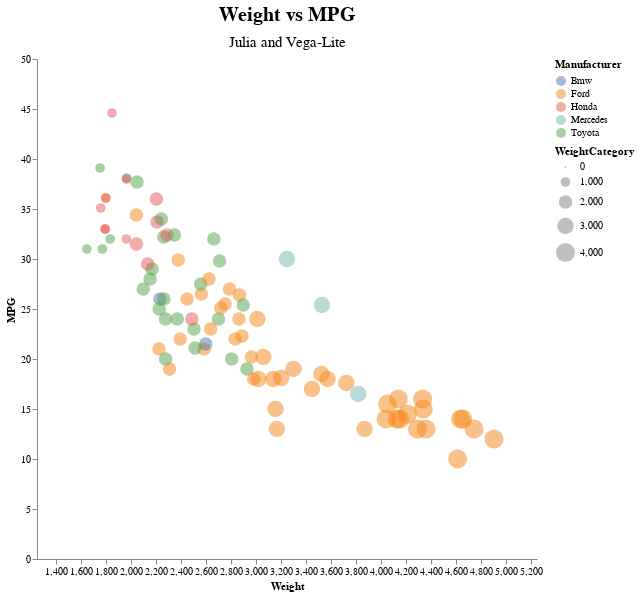

Notebook source saved alongside this figure:
### Code cell
data |> @vlplot(
    config={view={stroke=nothing}},
    title={
        text="Weight vs MPG", 
        fontSize=20, 
        subtitle="Julia and Vega-Lite", 
        subtitleFontSize=15,
        subtitlePadding=10
    },
    mark={
        :circle,
        opacity=0.5
    },
    selection={
        view={type=:interval, bind=:scales} # zoom in and out
    },
    x={:Weight, axis={grid=false}, scale={domain=(1250, 5250)}}, 
    y={:MPG, axis={grid=false}, scale={domain=(0, 50)}},
    color=:Manufacturer, 
    size=:WeightCategory,
    width=500,
    height=500
)

### Figure 1 — Vega-Lite specification as saved in the notebook (floating-point values rounded to 4 significant figures)
{"config": {"view": {"stroke": null}}, "data": {"values": [{"Acceleration": 10.5, "Car": "Torino", "Column1": 5, "Cylinders": 8, "Displacement": 302, "Horsepower": 140, "MPG": 17, "Manufacturer": "Ford", "ModelYear": 1970, "ModelYearAbbr": 70, "Origin": "American", "Weight": 3449, "WeightCategory": 3000}, {"Acceleration": 10, "Car": "Galaxie 500", "Column1": 6, "Cylinders": 8, "Displacement": 429, "Horsepower": 198, "MPG": 15, "Manufacturer": "Ford", "ModelYear": 1970, "ModelYearAbbr": 70, "Origin": "American", "Weight": 4341, "WeightCategory": 4000}, {"Acceleration": 15, "Car": "Corona Mark Ii", "Column1": 21, "Cylinders": 4, "Displacement": 113, "Horsepower": 95, "MPG": 24, "Manufacturer": "Toyota", "ModelYear": 1970, "ModelYearAbbr": 70, "Origin": "Japanese", "Weight": 2372, "WeightCategory": 2000}, {"Acceleration": 16, "Car": "Maverick", "Column1": 24, "Cylinders": 6, "Displacement": 200, "Horsepower": 85, "MPG": 21, "Manufacturer": "Ford", "ModelYear": 1970, "ModelYearAbbr": 70, "Origin": "American", "Weight": 2587, "WeightCategory": 2000}, {"Acceleration": 12.5, "Car": "2002", "Column1": 30, "Cylinders": 4, "Displacement": 121, "Horsepower": 113, "MPG": 26, "Manufacturer": "Bmw", "ModelYear": 1970, "ModelYearAbbr": 70, "Origin": "European", "Weight": 2234, "WeightCategory": 2000}, {"Acceleration": 14, "Car": "F250", "Column1": 32, "Cylinders": 8, "Displacement": 360, "Horsepower": 215, "MPG": 10, "Manufacturer": "Ford", "ModelYear": 1970, "ModelYearAbbr": 70, "Origin": "American", "Weight": 4615, "WeightCategory": 4000}, {"Acceleration": 14, "Car": "Corona", "Column1": 38, "Cylinders": 4, "Displacement": 113, "Horsepower": 95, "MPG": 25, "Manufacturer": "Toyota", "ModelYear": 1971, "ModelYearAbbr": 71, "Origin": "Japanese", "Weight": 2228, "WeightCategory": 2000}, {"Acceleration": 15.5, "Car": "Torino 500", "Column1": 44, "Cylinders": 6, "Displacement": 250, "Horsepower": 88, "MPG": 19, "Manufacturer": "Ford", "ModelYear": 1971, "ModelYearAbbr": 71, "Origin": "American", "Weight": 3302, "WeightCategory": 3000}, {"Acceleration": 13.5, "Car": "Galaxie 500", "Column1": 48, "Cylinders": 8, "Displacement": 351, "Horsepower": 153, "MPG": 14, "Manufacturer": "Ford", "ModelYear": 1971, "ModelYearAbbr": 71, "Origin": "American", "Weight": 4154, "WeightCategory": 4000}, {"Acceleration": 12, "Car": "Country Squire (Sw)", "Column1": 51, "Cylinders": 8, "Displacement": 400, "Horsepower": 170, "MPG": 13, "Manufacturer": "Ford", "ModelYear": 1971, "ModelYearAbbr": 71, "Origin": "American", "Weight": 4746, "WeightCategory": 4000}, {"Acceleration": 14.5, "Car": "Mustang", "Column1": 56, "Cylinders": 6, "Displacement": 250, "Horsepower": 88, "MPG": 18, "Manufacturer": "Ford", "ModelYear": 1971, "ModelYearAbbr": 71, "Origin": "American", "Weight": 3139, "WeightCategory": 3000}, {"Acceleration": 19, "Car": "Corolla 1200", "Column1": 61, "Cylinders": 4, "Displacement": 71, "Horsepower": 65, "MPG": 31, "Manufacturer": "Toyota", "ModelYear": 1971, "ModelYearAbbr": 71, "Origin": "Japanese", "Weight": 1773, "WeightCategory": 1000}, {"Acceleration": 15.5, "Car": "Corona Hardtop", "Column1": 65, "Cylinders": 4, "Displacement": 113, "Horsepower": 95, "MPG": 24, "Manufacturer": "Toyota", "ModelYear": 1972, "ModelYearAbbr": 72, "Origin": "Japanese", "Weight": 2278, "WeightCategory": 2000}, {"Acceleration": 16.5, "Car": "Pinto Runabout", "Column1": 69, "Cylinders": 4, "Displacement": 122, "Horsepower": 86, "MPG": 21, "Manufacturer": "Ford", "ModelYear": 1972, "ModelYearAbbr": 72, "Origin": "American", "Weight": 2226, "WeightCategory": 2000}, {"Acceleration": 13, "Car": "Galaxie 500", "Column1": 73, "Cylinders": 8, "Displacement": 351, "Horsepower": 153, "MPG": 14, "Manufacturer": "Ford", "ModelYear": 1972, "ModelYearAbbr": 72, "Origin": "American", "Weight": 4129, "WeightCategory": 4000}, {"Acceleration": 16, "Car": "Gran Torino (Sw)", "Column1": 82, "Cylinders": 8, "Displacement": 302, "Horsepower": 140, "MPG": 13, "Manufacturer": "Ford", "ModelYear": 1972, "ModelYearAbbr": 72, "Origin": "American", "Weight": 4294, "WeightCategory": 4000}, {"Acceleration": 16, "Car": "Pinto (Sw)", "Column1": 88, "Cylinders": 4, "Displacement": 122, "Horsepower": 86, "MPG": 22, "Manufacturer": "Ford", "ModelYear": 1972, "ModelYearAbbr": 72, "Origin": "American", "Weight": 2395, "WeightCategory": 2000}, {"Acceleration": 14.5, "Car": "Corona Mark Ii (Sw)", "Column1": 90, "Cylinders": 4, "Displacement": 120, "Horsepower": 97, "MPG": 23, "Manufacturer": "Toyota", "ModelYear": 1972, "ModelYearAbbr": 72, "Origin": "Japanese", "Weight": 2506, "WeightCategory": 2000}, {"Acceleration": 16.5, "Car": "Corolla 1600 (Sw)", "Column1": 92, "Cylinders": 4, "Displacement": 97, "Horsepower": 88, "MPG": 27, "Manufacturer": "Toyota", "ModelYear": 1972, "ModelYearAbbr": 72, "Origin": "Japanese", "Weight": 2100, "WeightCategory": 2000}, {"Acceleration": 14.5, "Car": "Gran Torino", "Column1": 96, "Cylinders": 8, "Displacement": 302, "Horsepower": 137, "MPG": 14, "Manufacturer": "Ford", "ModelYear": 1973, "ModelYearAbbr": 73, "Origin": "American", "Weight": 4042, "WeightCategory": 4000}, {"Acceleration": 13, "Car": "Ltd", "Column1": 100, "Cylinders": 8, "Displacement": 351, "Horsepower": 158, "MPG": 13, "Manufacturer": "Ford", "ModelYear": 1973, "ModelYearAbbr": 73, "Origin": "American", "Weight": 4363, "WeightCategory": 4000}, {"Acceleration": 16.5, "Car": "Maverick", "Column1": 108, "Cylinders": 6, "Displacement": 250, "Horsepower": 88, "MPG": 18, "Manufacturer": "Ford", "ModelYear": 1973, "ModelYearAbbr": 73, "Origin": "American", "Weight": 3021, "WeightCategory": 3000}, {"Acceleration": 12.5, "Car": "Country", "Column1": 112, "Cylinders": 8, "Displacement": 400, "Horsepower": 167, "MPG": 12, "Manufacturer": "Ford", "ModelYear": 1973, "ModelYearAbbr": 73, "Origin": "American", "Weight": 4906, "WeightCategory": 4000}, {"Acceleration": 19, "Car": "Carina", "Column1": 116, "Cylinders": 4, "Displacement": 97, "Horsepower": 88, "MPG": 20, "Manufacturer": "Toyota", "ModelYear": 1973, "ModelYearAbbr": 73, "Origin": "Japanese", "Weight": 2279, "WeightCategory": 2000}, {"Acceleration": 18.5, "Car": "Pinto", "Column1": 120, "Cylinders": 4, "Displacement": 122, "Horsepower": 85, "MPG": 19, "Manufacturer": "Ford", "ModelYear": 1973, "ModelYearAbbr": 73, "Origin": "American", "Weight": 2310, "WeightCategory": 2000}, {"Acceleration": 13.5, "Car": "Mark Ii", "Column1": 131, "Cylinders": 6, "Displacement": 156, "Horsepower": 122, "MPG": 20, "Manufacturer": "Toyota", "ModelYear": 1973, "ModelYearAbbr": 73, "Origin": "Japanese", "Weight": 2807, "WeightCategory": 2000}, {"Acceleration": 16.5, "Car": "Pinto", "Column1": 138, "Cylinders": 4, "Displacement": 122, "Horsepower": 80, "MPG": 26, "Manufacturer": "Ford", "ModelYear": 1974, "ModelYearAbbr": 74, "Origin": "American", "Weight": 2451, "WeightCategory": 2000}, {"Acceleration": 21, "Car": "Corolla 1200", "Column1": 139, "Cylinders": 4, "Displacement": 71, "Horsepower": 65, "MPG": 32, "Manufacturer": "Toyota", "ModelYear": 1974, "ModelYearAbbr": 74, "Origin": "Japanese", "Weight": 1836, "WeightCategory": 1000}, {"Acceleration": 14, "Car": "Gran Torino", "Column1": 144, "Cylinders": 8, "Displacement": 302, "Horsepower": 140, "MPG": 16, "Manufacturer": "Ford", "ModelYear": 1974, "ModelYearAbbr": 74, "Origin": "American", "Weight": 4141, "WeightCategory": 4000}, {"Acceleration": 16, "Car": "Gran Torino (Sw)", "Column1": 147, "Cylinders": 8, "Displacement": 302, "Horsepower": 140, "MPG": 14, "Manufacturer": "Ford", "ModelYear": 1974, "ModelYearAbbr": 74, "Origin": "American", "Weight": 4638, "WeightCategory": 4000}, {"Acceleration": 16.5, "Car": "Corona", "Column1": 152, "Cylinders": 4, "Displacement": 76, "Horsepower": 52, "MPG": 31, "Manufacturer": "Toyota", "ModelYear": 1974, "ModelYearAbbr": 74, "Origin": "Japanese", "Weight": 1649, "WeightCategory": 1000}, {"Acceleration": 15, "Car": "Civic", "Column1": 157, "Cylinders": 4, "Displacement": 120, "Horsepower": 97, "MPG": 24, "Manufacturer": "Honda", "ModelYear": 1974, "ModelYearAbbr": 74, "Origin": "Japanese", "Weight": 2489, "WeightCategory": 2000}, {"Acceleration": 19.5, "Car": "Maverick", "Column1": 163, "Cylinders": 6, "Displacement": 250, "Horsepower": 72, "MPG": 15, "Manufacturer": "Ford", "ModelYear": 1975, "ModelYearAbbr": 75, "Origin": "American", "Weight": 3158, "WeightCategory": 3000}, {"Acceleration": 13.5, "Car": "Ltd", "Column1": 167, "Cylinders": 8, "Displacement": 351, "Horsepower": 148, "MPG": 14, "Manufacturer": "Ford", "ModelYear": 1975, "ModelYearAbbr": 75, "Origin": "American", "Weight": 4657, "WeightCategory": 4000}, {"Acceleration": 12, "Car": "Mustang Ii", "Column1": 174, "Cylinders": 8, "Displacement": 302, "Horsepower": 129, "MPG": 13, "Manufacturer": "Ford", "ModelYear": 1975, "ModelYearAbbr": 75, "Origin": "American", "Weight": 3169, "WeightCategory": 3000}, {"Acceleration": 16, "Car": "Corolla", "Column1": 175, "Cylinders": 4, "Displacement": 97, "Horsepower": 75, "MPG": 29, "Manufacturer": "Toyota", "ModelYear": 1975, "ModelYearAbbr": 75, "Origin": "Japanese", "Weight": 2171, "WeightCategory": 2000}, {"Acceleration": 17, "Car": "Pinto", "Column1": 176, "Cylinders": 4, "Displacement": 140, "Horsepower": 83, "MPG": 23, "Manufacturer": "Ford", "ModelYear": 1975, "ModelYearAbbr": 75, "Origin": "American", "Weight": 2639, "WeightCategory": 2000}, {"Acceleration": 13.5, "Car": "Corona", "Column1": 179, "Cylinders": 4, "Displacement": 134, "Horsepower": 96, "MPG": 24, "Manufacturer": "Toyota", "ModelYear": 1975, "ModelYearAbbr": 75, "Origin": "Japanese", "Weight": 2702, "WeightCategory": 2000}, {"Acceleration": 14.5, "Car": "Pinto", "Column1": 182, "Cylinders": 6, "Displacement": 171, "Horsepower": 97, "MPG": 18, "Manufacturer": "Ford", "ModelYear": 1975, "ModelYearAbbr": 75, "Origin": "American", "Weight": 2984, "WeightCategory": 2000}, {"Acceleration": 17.5, "Car": "Civic Cvcc", "Column1": 189, "Cylinders": 4, "Displacement": 91, "Horsepower": 53, "MPG": 33, "Manufacturer": "Honda", "ModelYear": 1975, "ModelYearAbbr": 75, "Origin": "Japanese", "Weight": 1795, "WeightCategory": 1000}, {"Acceleration": 12.8, "Car": "Gran Torino", "Column1": 198, "Cylinders": 8, "Displacement": 351, "Horsepower": 152, "MPG": 14.5, "Manufacturer": "Ford", "ModelYear": 1976, "ModelYearAbbr": 76, "Origin": "American", "Weight": 4215, "WeightCategory": 4000}, {"Acceleration": 17.6, "Car": "Maverick", "Column1": 201, "Cylinders": 6, "Displacement": 200, "Horsepower": 81, "MPG": 24, "Manufacturer": "Ford", "ModelYear": 1976, "ModelYearAbbr": 76, "Origin": "American", "Weight": 3012, "WeightCategory": 3000}, {"Acceleration": 17.4, "Car": "Civic", "Column1": 206, "Cylinders": 4, "Displacement": 91, "Horsepower": 53, "MPG": 33, "Manufacturer": "Honda", "ModelYear": 1976, "ModelYearAbbr": 76, "Origin": "Japanese", "Weight": 1795, "WeightCategory": 1000}, {"Acceleration": 21, "Car": "Granada Ghia", "Column1": 208, "Cylinders": 6, "Displacement": 250, "Horsepower": 78, "MPG": 18, "Manufacturer": "Ford", "ModelYear": 1976, "ModelYearAbbr": 76, "Origin": "American", "Weight": 3574, "WeightCategory": 3000}, {"Acceleration": 16.4, "Car": "Corolla", "Column1": 213, "Cylinders": 4, "Displacement": 97, "Horsepower": 75, "MPG": 28, "Manufacturer": "Toyota", "ModelYear": 1976, "ModelYearAbbr": 76, "Origin": "Japanese", "Weight": 2155, "WeightCategory": 2000}, {"Acceleration": 13.6, "Car": "Pinto", "Column1": 214, "Cylinders": 4, "Displacement": 140, "Horsepower": 72, "MPG": 26.5, "Manufacturer": "Ford", "ModelYear": 1976, "ModelYearAbbr": 76, "Origin": "American", "Weight": 2565, "WeightCategory": 2000}, {"Acceleration": 15.5, "Car": "Mark Ii", "Column1": 218, "Cylinders": 6, "Displacement": 156, "Horsepower": 108, "MPG": 19, "Manufacturer": "Toyota", "ModelYear": 1976, "ModelYearAbbr": 76, "Origin": "Japanese", "Weight": 2930, "WeightCategory": 2000}, {"Acceleration": 16.7, "Car": "280S", "Column1": 219, "Cylinders": 6, "Displacement": 168, "Horsepower": 120, "MPG": 16.5, "Manufacturer": "Mercedes", "ModelYear": 1976, "ModelYearAbbr": 76, "Origin": "European", "Weight": 3820, "WeightCategory": 3000}, {"Acceleration": 15, "Car": "F108", "Column1": 222, "Cylinders": 8, "Displacement": 302, "Horsepower": 130, "MPG": 13, "Manufacturer": "Ford", "ModelYear": 1976, "ModelYearAbbr": 76, "Origin": "American", "Weight": 3870, "WeightCategory": 3000}, {"Acceleration": 18.5, "Car": "Accord Cvcc", "Column1": 224, "Cylinders": 4, "Displacement": 98, "Horsepower": 68, "MPG": 31.5, "Manufacturer": "Honda", "ModelYear": 1977, "ModelYearAbbr": 77, "Origin": "Japanese", "Weight": 2045, "WeightCategory": 2000}, {"Acceleration": 19, "Car": "Granada", "Column1": 236, "Cylinders": 6, "Displacement": 250, "Horsepower": 98, "MPG": 18.5, "Manufacturer": "Ford", "ModelYear": 1977, "ModelYearAbbr": 77, "Origin": "American", "Weight": 3525, "WeightCategory": 3000}, {"Acceleration": 14.5, "Car": "Thunderbird", "Column1": 240, "Cylinders": 8, "Displacement": 351, "Horsepower": 149, "MPG": 16, "Manufacturer": "Ford", "ModelYear": 1977, "ModelYearAbbr": 77, "Origin": "American", "Weight": 4335, "WeightCategory": 4000}, {"Acceleration": 18.2, "Car": "Corolla Liftback", "Column1": 243, "Cylinders": 4, "Displacement": 97, "Horsepower": 75, "MPG": 26, "Manufacturer": "Toyota", "ModelYear": 1977, "ModelYearAbbr": 77, "Origin": "Japanese", "Weight": 2265, "WeightCategory": 2000}, {"Acceleration": 15.8, "Car": "Mustang Ii 2+2", "Column1": 244, "Cylinders": 4, "Displacement": 140, "Horsepower": 89, "MPG": 25.5, "Manufacturer": "Ford", "ModelYear": 1977, "ModelYearAbbr": 77, "Origin": "American", "Weight": 2755, "WeightCategory": 2000}, {"Acceleration": 12.8, "Car": "320I", "Column1": 250, "Cylinders": 4, "Displacement": 121, "Horsepower": 110, "MPG": 21.5, "Manufacturer": "Bmw", "ModelYear": 1977, "ModelYearAbbr": 77, "Origin": "European", "Weight": 2600, "WeightCategory": 2000}, {"Acceleration": 14.4, "Car": "Fiesta", "Column1": 253, "Cylinders": 4, "Displacement": 98, "Horsepower": 66, "MPG": 36.1, "Manufacturer": "Ford", "ModelYear": 1978, "ModelYearAbbr": 78, "Origin": "American", "Weight": 1800, "WeightCategory": 1000}, {"Acceleration": 16.4, "Car": "Civic Cvcc", "Column1": 256, "Cylinders": 4, "Displacement": 91, "Horsepower": 60, "MPG": 36.1, "Manufacturer": "Honda", "ModelYear": 1978, "ModelYearAbbr": 78, "Origin": "Japanese", "Weight": 1800, "WeightCategory": 1000}, {"Acceleration": 15.8, "Car": "Fairmont (Auto)", "Column1": 262, "Cylinders": 6, "Displacement": 200, "Horsepower": 85, "MPG": 20.2, "Manufacturer": "Ford", "ModelYear": 1978, "ModelYearAbbr": 78, "Origin": "American", "Weight": 2965, "WeightCategory": 2000}, {"Acceleration": 15.4, "Car": "Fairmont (Man)", "Column1": 263, "Cylinders": 4, "Displacement": 140, "Horsepower": 88, "MPG": 25.1, "Manufacturer": "Ford", "ModelYear": 1978, "ModelYearAbbr": 78, "Origin": "American", "Weight": 2720, "WeightCategory": 2000}, {"Acceleration": 11.2, "Car": "Futura", "Column1": 272, "Cylinders": 8, "Displacement": 302, "Horsepower": 139, "MPG": 18.1, "Manufacturer": "Ford", "ModelYear": 1978, "ModelYearAbbr": 78, "Origin": "American", "Weight": 3205, "WeightCategory": 3000}, {"Acceleration": 14.2, "Car": "Corona", "Column1": 275, "Cylinders": 4, "Displacement": 134, "Horsepower": 95, "MPG": 27.5, "Manufacturer": "Toyota", "ModelYear": 1978, "ModelYearAbbr": 78, "Origin": "Japanese", "Weight": 2560, "WeightCategory": 2000}, {"Acceleration": 14.8, "Car": "Celica Gt Liftback", "Column1": 278, "Cylinders": 4, "Displacement": 134, "Horsepower": 95, "MPG": 21.1, "Manufacturer": "Toyota", "ModelYear": 1978, "ModelYearAbbr": 78, "Origin": "Japanese", "Weight": 2515, "WeightCategory": 2000}, {"Acceleration": 16.6, "Car": "Accord Lx", "Column1": 287, "Cylinders": 4, "Displacement": 98, "Horsepower": 68, "MPG": 29.5, "Manufacturer": "Honda", "ModelYear": 1978, "ModelYearAbbr": 78, "Origin": "Japanese", "Weight": 2135, "WeightCategory": 2000}, {"Acceleration": 17.3, "Car": "Fairmont 4", "Column1": 290, "Cylinders": 4, "Displacement": 140, "Horsepower": 88, "MPG": 22.3, "Manufacturer": "Ford", "ModelYear": 1979, "ModelYearAbbr": 79, "Origin": "American", "Weight": 2890, "WeightCategory": 2000}, {"Acceleration": 13.4, "Car": "Ltd Landau", "Column1": 294, "Cylinders": 8, "Displacement": 302, "Horsepower": 129, "MPG": 17.6, "Manufacturer": "Ford", "ModelYear": 1979, "ModelYearAbbr": 79, "Origin": "American", "Weight": 3725, "WeightCategory": 3000}, {"Acceleration": 14.3, "Car": "Country Squire (Sw)", "Column1": 298, "Cylinders": 8, "Displacement": 351, "Horsepower": 142, "MPG": 15.5, "Manufacturer": "Ford", "ModelYear": 1979, "ModelYearAbbr": 79, "Origin": "American", "Weight": 4054, "WeightCategory": 4000}, {"Acceleration": 20.1, "Car": "300D", "Column1": 305, "Cylinders": 5, "Displacement": 183, "Horsepower": 77, "MPG": 25.4, "Manufacturer": "Mercedes", "ModelYear": 1979, "ModelYearAbbr": 79, "Origin": "European", "Weight": 3530, "WeightCategory": 3000}, {"Acceleration": 18.8, "Car": "Corolla Tercel", "Column1": 318, "Cylinders": 4, "Displacement": 89, "Horsepower": 60, "MPG": 38.1, "Manufacturer": "Toyota", "ModelYear": 1980, "ModelYearAbbr": 80, "Origin": "Japanese", "Weight": 1968, "WeightCategory": 1000}, {"Acceleration": 18.1, "Car": "Fairmont", "Column1": 322, "Cylinders": 4, "Displacement": 140, "Horsepower": 88, "MPG": 26.4, "Manufacturer": "Ford", "ModelYear": 1980, "ModelYearAbbr": 80, "Origin": "American", "Weight": 2870, "WeightCategory": 2000}, {"Acceleration": 15.5, "Car": "Corona Liftback", "Column1": 326, "Cylinders": 4, "Displacement": 134, "Horsepower": 90, "MPG": 29.8, "Manufacturer": "Toyota", "ModelYear": 1980, "ModelYearAbbr": 80, "Origin": "Japanese", "Weight": 2711, "WeightCategory": 2000}, {"Acceleration": 15.2, "Car": "Corolla", "Column1": 329, "Cylinders": 4, "Displacement": 108, "Horsepower": 75, "MPG": 32.2, "Manufacturer": "Toyota", "ModelYear": 1980, "ModelYearAbbr": 80, "Origin": "Japanese", "Weight": 2265, "WeightCategory": 2000}, {"Acceleration": 21.8, "Car": "240D", "Column1": 336, "Cylinders": 4, "Displacement": 146, "Horsepower": 67, "MPG": 30, "Manufacturer": "Mercedes", "ModelYear": 1980, "ModelYearAbbr": 80, "Origin": "European", "Weight": 3250, "WeightCategory": 3000}, {"Acceleration": 13.8, "Car": "Civic 1500 Gl", "Column1": 337, "Cylinders": 4, "Displacement": 91, "Horsepower": 67, "MPG": 44.6, "Manufacturer": "Honda", "ModelYear": 1980, "ModelYearAbbr": 80, "Origin": "Japanese", "Weight": 1850, "WeightCategory": 1000}, {"Acceleration": 17, "Car": "Accord", "Column1": 345, "Cylinders": 4, "Displacement": 107, "Horsepower": 72, "MPG": 32.4, "Manufacturer": "Honda", "ModelYear": 1980, "ModelYearAbbr": 80, "Origin": "Japanese", "Weight": 2290, "WeightCategory": 2000}, {"Acceleration": 16.9, "Car": "Starlet", "Column1": 351, "Cylinders": 4, "Displacement": 79, "Horsepower": 58, "MPG": 39.1, "Manufacturer": "Toyota", "ModelYear": 1981, "ModelYearAbbr": 81, "Origin": "Japanese", "Weight": 1755, "WeightCategory": 1000}, {"Acceleration": 16.1, "Car": "Civic 1300", "Column1": 353, "Cylinders": 4, "Displacement": 81, "Horsepower": 60, "MPG": 35.1, "Manufacturer": "Honda", "ModelYear": 1981, "ModelYearAbbr": 81, "Origin": "Japanese", "Weight": 1760, "WeightCategory": 1000}, {"Acceleration": 17.3, "Car": "Tercel", "Column1": 356, "Cylinders": 4, "Displacement": 89, "Horsepower": 62, "MPG": 37.7, "Manufacturer": "Toyota", "ModelYear": 1981, "ModelYearAbbr": 81, "Origin": "Japanese", "Weight": 2050, "WeightCategory": 2000}, {"Acceleration": 16.2, "Car": "Escort 4W", "Column1": 359, "Cylinders": 4, "Displacement": 98, "Horsepower": 65, "MPG": 34.4, "Manufacturer": "Ford", "ModelYear": 1981, "ModelYearAbbr": 81, "Origin": "American", "Weight": 2045, "WeightCategory": 2000}, {"Acceleration": 20.7, "Car": "Escort 2H", "Column1": 360, "Cylinders": 4, "Displacement": 98, "Horsepower": 65, "MPG": 29.9, "Manufacturer": "Ford", "ModelYear": 1981, "ModelYearAbbr": 81, "Origin": "American", "Weight": 2380, "WeightCategory": 2000}, {"Acceleration": 14.4, "Car": "Prelude", "Column1": 363, "Cylinders": 4, "Displacement": 107, "Horsepower": 75, "MPG": 33.7, "Manufacturer": "Honda", "ModelYear": 1981, "ModelYearAbbr": 81, "Origin": "Japanese", "Weight": 2210, "WeightCategory": 2000}, {"Acceleration": 16.8, "Car": "Corolla", "Column1": 364, "Cylinders": 4, "Displacement": 108, "Horsepower": 75, "MPG": 32.4, "Manufacturer": "Toyota", "ModelYear": 1981, "ModelYearAbbr": 81, "Origin": "Japanese", "Weight": 2350, "WeightCategory": 2000}, {"Acceleration": 12.6, "Car": "Cressida", "Column1": 370, "Cylinders": 6, "Displacement": 168, "Horsepower": 116, "MPG": 25.4, "Manufacturer": "Toyota", "ModelYear": 1981, "ModelYearAbbr": 81, "Origin": "Japanese", "Weight": 2900, "WeightCategory": 2000}, {"Acceleration": 17.1, "Car": "Granada Gl", "Column1": 374, "Cylinders": 6, "Displacement": 200, "Horsepower": 88, "MPG": 20.2, "Manufacturer": "Ford", "ModelYear": 1981, "ModelYearAbbr": 81, "Origin": "American", "Weight": 3060, "WeightCategory": 3000}, {"Acceleration": 16.4, "Car": "Fairmont Futura", "Column1": 382, "Cylinders": 4, "Displacement": 140, "Horsepower": 92, "MPG": 24, "Manufacturer": "Ford", "ModelYear": 1982, "ModelYearAbbr": 82, "Origin": "American", "Weight": 2865, "WeightCategory": 2000}, {"Acceleration": 14.5, "Car": "Accord", "Column1": 390, "Cylinders": 4, "Displacement": 107, "Horsepower": 75, "MPG": 36, "Manufacturer": "Honda", "ModelYear": 1982, "ModelYearAbbr": 82, "Origin": "Japanese", "Weight": 2205, "WeightCategory": 2000}, {"Acceleration": 16.9, "Car": "Corolla", "Column1": 391, "Cylinders": 4, "Displacement": 108, "Horsepower": 70, "MPG": 34, "Manufacturer": "Toyota", "ModelYear": 1982, "ModelYearAbbr": 82, "Origin": "Japanese", "Weight": 2245, "WeightCategory": 2000}, {"Acceleration": 15, "Car": "Civic", "Column1": 392, "Cylinders": 4, "Displacement": 91, "Horsepower": 67, "MPG": 38, "Manufacturer": "Honda", "ModelYear": 1982, "ModelYearAbbr": 82, "Origin": "Japanese", "Weight": 1965, "WeightCategory": 1000}, {"Acceleration": 15.7, "Car": "Civic (Auto)", "Column1": 393, "Cylinders": 4, "Displacement": 91, "Horsepower": 67, "MPG": 32, "Manufacturer": "Honda", "ModelYear": 1982, "ModelYearAbbr": 82, "Origin": "Japanese", "Weight": 1965, "WeightCategory": 1000}, {"Acceleration": 14.7, "Car": "Granada L", "Column1": 398, "Cylinders": 6, "Displacement": 232, "Horsepower": 112, "MPG": 22, "Manufacturer": "Ford", "ModelYear": 1982, "ModelYearAbbr": 82, "Origin": "American", "Weight": 2835, "WeightCategory": 2000}, {"Acceleration": 13.9, "Car": "Celica Gt", "Column1": 399, "Cylinders": 4, "Displacement": 144, "Horsepower": 96, "MPG": 32, "Manufacturer": "Toyota", "ModelYear": 1982, "ModelYearAbbr": 82, "Origin": "Japanese", "Weight": 2665, "WeightCategory": 2000}, {"Acceleration": 15.6, "Car": "Mustang Gl", "Column1": 402, "Cylinders": 4, "Displacement": 140, "Horsepower": 86, "MPG": 27, "Manufacturer": "Ford", "ModelYear": 1982, "ModelYearAbbr": 82, "Origin": "American", "Weight": 2790, "WeightCategory": 2000}, {"Acceleration": 18.6, "Car": "Ranger", "Column1": 405, "Cylinders": 4, "Displacement": 120, "Horsepower": 79, "MPG": 28, "Manufacturer": "Ford", "ModelYear": 1982, "ModelYearAbbr": 82, "Origin": "American", "Weight": 2625, "WeightCategory": 2000}]}, "encoding": {"color": {"field": "Manufacturer", "type": "nominal"}, "size": {"field": "WeightCategory", "type": "quantitative"}, "x": {"axis": {"grid": false}, "field": "Weight", "scale": {"domain": [1250, 5250]}, "type": "quantitative"}, "y": {"axis": {"grid": false}, "field": "MPG", "scale": {"domain": [0, 50]}, "type": "quantitative"}}, "height": 500, "mark": {"opacity": 0.5, "type": "circle"}, "selection": {"view": {"bind": "scales", "type": "interval"}}, "title": {"fontSize": 20, "subtitle": "Julia and Vega-Lite", "subtitleFontSize": 15, "subtitlePadding": 10, "text": "Weight vs MPG"}, "width": 500}
